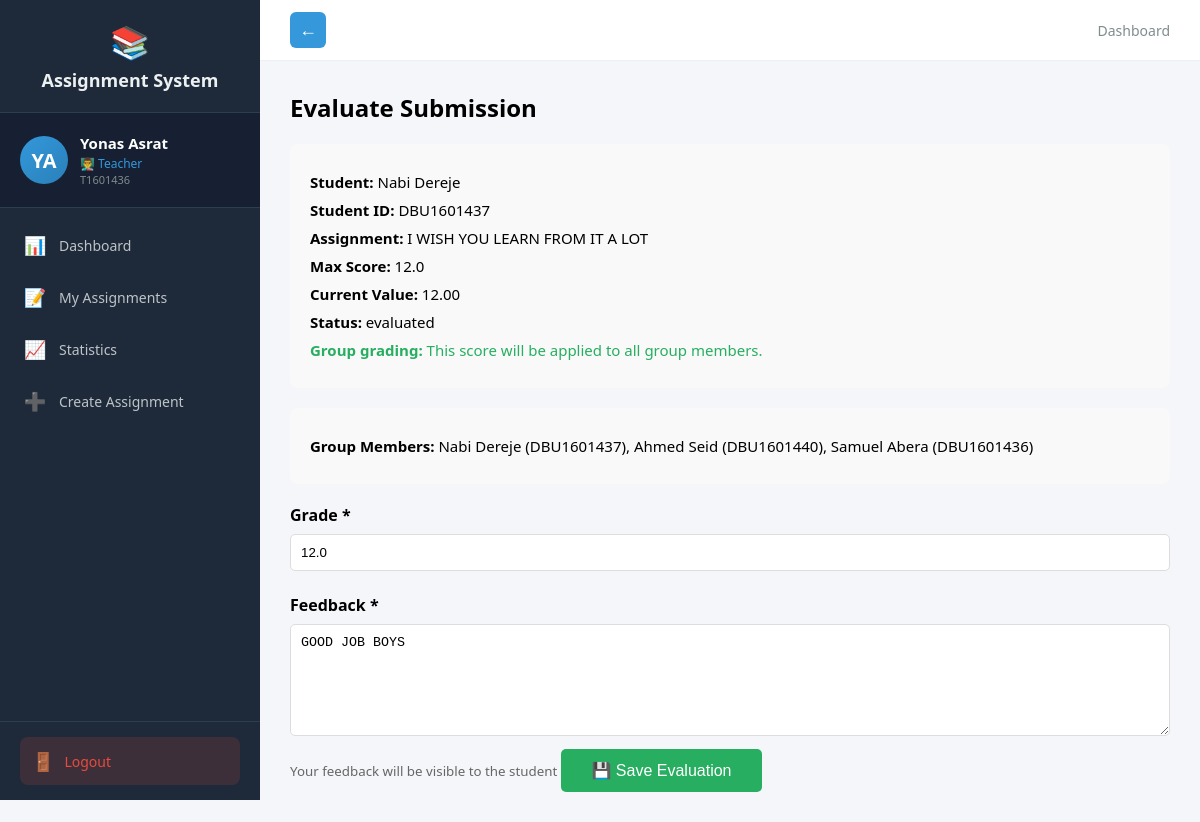
Screenshot of /teacher/evaluate/7c8d5e3f-bd5b-443d-88bb-a8721a9180bf (signed in) with the database file from the repository.
### tables this page shows
CREATE TABLE users (
            id TEXT PRIMARY KEY,
            user_id TEXT UNIQUE NOT NULL,
            first_name TEXT NOT NULL,
            last_name TEXT NOT NULL,
            email TEXT UNIQUE NOT NULL,
            password_hash TEXT NOT NULL,
            role TEXT NOT NULL,
            is_approved INTEGER DEFAULT 0,
            created_at TIMESTAMP DEFAULT CURRENT_TIMESTAMP,
            updated_at TIMESTAMP DEFAULT CURRENT_TIMESTAMP,
            node_id TEXT
        );

CREATE TABLE assignments (
            id TEXT PRIMARY KEY,
            title TEXT NOT NULL,
            description TEXT,
            teacher_id TEXT REFERENCES teachers(id),
            course_name TEXT NOT NULL,
            department TEXT NOT NULL,
            year INTEGER NOT NULL,
            deadline TIMESTAMP NOT NULL,
            late_submission INTEGER DEFAULT 0,
            penalty_per_day REAL DEFAULT 0.0,
            max_score REAL DEFAULT 100.0,
            is_group INTEGER DEFAULT 0,
            max_group_size INTEGER DEFAULT 1,
            teacher_comment TEXT,
            files TEXT,
            created_at TIMESTAMP DEFAULT CURRENT_TIMESTAMP,
            updated_at TIMESTAMP DEFAULT CURRENT_TIMESTAMP,
            node_id TEXT
        );

CREATE TABLE submissions (
            id TEXT PRIMARY KEY,
            assignment_id TEXT REFERENCES assignments(id),
            student_id TEXT REFERENCES students(id),
            files TEXT,
            student_comment TEXT,
            submitted_at TIMESTAMP DEFAULT CURRENT_TIMESTAMP,
            updated_at TIMESTAMP DEFAULT CURRENT_TIMESTAMP,
            grade REAL,
            feedback TEXT,
            evaluated_at TIMESTAMP,
            status TEXT DEFAULT 'submitted',
            complaint TEXT,
            complaint_status TEXT,
            group_id TEXT,
            node_id TEXT
        );

CREATE TABLE students (
            id TEXT PRIMARY KEY,
            user_id TEXT UNIQUE REFERENCES users(id),
            department TEXT NOT NULL,
            year INTEGER NOT NULL,
            updated_at TIMESTAMP DEFAULT CURRENT_TIMESTAMP,
            node_id TEXT
        );

### routes_teacher.py (the view, shortened to what this page needs)
@teacher_bp.route('/evaluate/<submission_id>', methods=['GET', 'POST'])
@login_required
def evaluate(submission_id):
    if current_user.role != 'teacher':
        return redirect(url_for('auth.login'))
    conn = get_db()
    cur = conn.cursor()
    cur.execute("""
         SELECT s.id, s.student_id, s.submitted_at, s.grade, s.feedback, s.status, s.group_id, s.files, s.student_comment,
             s.complaint, s.complaint_status,
               u.first_name, u.last_name, u.user_id, a.title, a.id as assignment_id, a.deadline, a.penalty_per_day, a.max_score
        FROM submissions s
        JOIN students st ON s.student_id = st.id
        JOIN users u ON st.user_id = u.id
        JOIN assignments a ON s.assignment_id = a.id
        WHERE s.id = ?
    """, (submission_id,))
    submission = cur.fetchone()
    from math import ceil
    current_value = None
    max_score = float(submission['max_score']) if submission['max_score'] is not None else 100.0
    try:
        submitted_at = datetime.strptime(submission['submitted_at'], '%Y-%m-%d %H:%M:%S') if submission['submitted_at'] else None
        deadline_dt = datetime.strptime(submission['deadline'], '%Y-%m-%d %H:%M:%S') if submission['deadline'] else None
    except Exception:
        submitted_at = None
        deadline_dt = None
    days_late = 0
    if submitted_at and deadline_dt and submitted_at > deadline_dt:
        seconds = (submitted_at - deadline_dt).total_seconds()
        days_late = int(ceil(seconds / 86400.0))
    if days_late > 0:
        cur.execute("SELECT id FROM allowed_late_submissions WHERE assignment_id=? AND student_id=?", (submission['assignment_id'], submission['student_id']))
        if cur.fetchone():
            days_late = 0
    penalty = float(submission['penalty_per_day']) if submission['penalty_per_day'] is not None else 0.0
    current_value = max(0.0, max_score * max(0.0, 1 - (penalty/100.0) * days_late))
    group_members = []
    if submission['group_id']:
        cur2 = conn.cursor()
        cur2.execute("""
            SELECT st.id, u.first_name, u.last_name, u.user_id
            FROM submissions s
            JOIN students st ON s.student_id = st.id
            JOIN users u ON st.user_id = u.id
            WHERE s.group_id = ?
        """, (submission['group_id'],))
        group_members = cur2.fetchall()
    conn.close()
    return render_template('teacher/evaluate.html', submission=submission, current_value=current_value, group_members=group_members)

### auth.py (called while the page is built)
def get_db():
    conn = sqlite3.connect('assignments.db')
    conn.row_factory = sqlite3.Row
    return conn

@login_manager.user_loader
def load_user(user_id):
    conn = get_db()
    cur = conn.cursor()
    cur.execute("SELECT id, user_id, first_name, last_name, email, role, is_approved FROM users WHERE id = ?", (user_id,))
    user = cur.fetchone()
    cur.close()
    conn.close()
    if user:
        from flask_login import UserMixin
        class User(UserMixin):
            pass
        u = User()
        u.id = user['id']
        u.user_id = user['user_id']
        u.first_name = user['first_name']
        u.last_name = user['last_name']
        u.email = user['email']
        u.role = user['role']
        u.is_approved = user['is_approved']
        return u
    return None

### routes_teacher.py (called while the page is built)
def get_db():
    conn = sqlite3.connect('assignments.db')
    conn.row_factory = sqlite3.Row
    return conn

### templates/teacher/evaluate.html (shortened to what this page needs)
{% extends "teacher_base.html" %}
{% block content %}
<h2>Evaluate Submission</h2>
<div class="details">
    <p><strong>Student:</strong> {{ submission['first_name'] }} {{ submission['last_name'] }}</p>
    <p><strong>Student ID:</strong> {{ submission['user_id'] }}</p>
    <p><strong>Assignment:</strong> {{ submission['title'] }}</p>
    <p><strong>Max Score:</strong> {{ submission['max_score'] if submission['max_score'] is not none else 100 }}</p>
    <p><strong>Current Value:</strong> {{ '%.2f'|format(current_value) if current_value is not none else (submission['max_score'] if submission['max_score'] is not none else 100) }}</p>
    <p><strong>Status:</strong> {{ submission['status'] }}</p>
    {% if group_members and group_members|length > 0 %}
    <p style="color:#27ae60;"><strong>Group grading:</strong> This score will be applied to all group members.</p>
    {% endif %}
</div>
{% if group_members and group_members|length > 0 %}
<div class="details" style="margin-top:10px;">
    <p><strong>Group Members:</strong>
        {% for m in group_members %}
            {{ m[1] }} {{ m[2] }} ({{ m[3] }}){% if not loop.last %}, {% endif %}
        {% endfor %}
    </p>
</div>
{% endif %}
<form method="POST">
    <label>Grade *</label>
    <input type="number" name="grade" value="{{ submission['grade'] if submission['grade'] is not none else '' }}" min="0" max="{{ '%.2f'|format(current_value) if current_value is not none else (submission['max_score'] if submission['max_score'] is not none else 100) }}" step="0.5" required>
    <label>Feedback *</label>
    <textarea name="feedback" rows="6" required>{{ submission['feedback'] if submission['feedback'] else '' }}</textarea>
    <small style="color:#666;">Your feedback will be visible to the student</small>
    <button type="submit">💾 Save Evaluation</button>
</form>
{% endblock %}

### templates/teacher_base.html (shortened to what this page needs)
<!DOCTYPE html>
<html>
<head>
</head>
<body>
    <div class="layout">
        <div class="sidebar" id="sidebar">
            <div class="logo">
                <span class="icon">📚</span>
                Assignment System
            </div>
            <div class="profile-card">
                <div class="avatar">{{ current_user.first_name[0] }}{{ current_user.last_name[0] }}</div>
                <div class="info">
                    <div class="name">{{ current_user.first_name }} {{ current_user.last_name }}</div>
                    <div class="role">👨‍🏫 Teacher</div>
                    <div class="id-text">{{ current_user.user_id }}</div>
                </div>
            </div>
            <nav>
                <a href="/teacher/dashboard" class="{{ 'active' if request.path == '/teacher/dashboard' }}" onclick="closeSidebar()">
                    <span class="icon">📊</span> Dashboard
                </a>
                <a href="/teacher/dashboard#assignments" onclick="closeSidebar()">
                    <span class="icon">📝</span> My Assignments
                </a>
                <a href="/teacher/dashboard#statistics" onclick="closeSidebar()">
                    <span class="icon">📈</span> Statistics
                </a>
                <a href="/teacher/create-assignment" class="{{ 'active' if request.path == '/teacher/create-assignment' }}" onclick="closeSidebar()">
                    <span class="icon">➕</span> Create Assignment
                </a>
            </nav>
            <div class="sidebar-footer">
                <a href="/logout" class="logout-btn">
                    <span class="icon">🚪</span> Logout
                </a>
            </div>
        </div>
        <div class="main">
            <div class="topbar">
                {% if request.path != '/teacher/dashboard' %}
                <button id="back-btn" class="back-btn" onclick="goBack()"><span class="back-icon">←</span></button>
                {% endif %}
                <div class="breadcrumb">
                    {% block page_title %}Dashboard{% endblock %}
                </div>
            </div>
            <div class="content">
                {% block content %}{% endblock %}
            </div>
        </div>
    </div>
</body>
</html>

### templates/teacher_base.html (style rules this page uses)
* { margin: 0; padding: 0; box-sizing: border-box; }
body { font-family: 'Segoe UI', Arial, sans-serif; background: #f5f6fa; }
.layout { display: flex; min-height: 100vh; }
.sidebar { width: 260px; background: #1e2a3a; color: #ecf0f1; padding: 0; position: fixed; height: 100vh; overflow-y: auto; z-index: 100; transition: transform 0.3s; display: flex; flex-direction: column; }
.sidebar .logo { padding: 20px; font-size: 18px; font-weight: bold; text-align: center; border-bottom: 1px solid #2c3e50; }
.sidebar .logo .icon { font-size: 32px; display: block; margin-bottom: 5px; }
.sidebar .profile-card { padding: 20px; border-bottom: 1px solid #2c3e50; display: flex; align-items: center; gap: 12px; background: #162032; }
.sidebar .profile-card .avatar { width: 48px; height: 48px; border-radius: 50%; background: linear-gradient(135deg, #3498db, #2980b9); color: white; display: flex; align-items: center; justify-content: center; font-weight: bold; font-size: 20px; flex-shrink: 0; }
.sidebar .profile-card .info { overflow: hidden; }
.sidebar .profile-card .info .name { font-weight: 600; font-size: 15px; color: white; white-space: nowrap; overflow: hidden; text-overflow: ellipsis; }
.sidebar .profile-card .info .role { font-size: 12px; color: #3498db; margin-top: 2px; }
.sidebar .profile-card .info .id-text { font-size: 11px; color: #7f8c8d; }
.sidebar nav { flex: 1; padding: 10px 0; }
.sidebar nav a { display: flex; align-items: center; padding: 13px 20px; color: #bdc3c7; text-decoration: none; font-size: 14px; border-left: 3px solid transparent; cursor: pointer; transition: all 0.2s; margin: 2px 0; }
.sidebar nav a .icon { margin-right: 12px; font-size: 18px; width: 24px; text-align: center; }
.sidebar .sidebar-footer { padding: 15px 20px; border-top: 1px solid #2c3e50; }
.sidebar .sidebar-footer .logout-btn { display: flex; align-items: center; gap: 10px; padding: 12px; background: rgba(231,76,60,0.15); color: #e74c3c; text-decoration: none; border-radius: 8px; font-size: 14px; font-weight: 500; transition: all 0.2s; }
.sidebar .sidebar-footer .logout-btn .icon { font-size: 18px; }
.main { margin-left: 260px; flex: 1; width: calc(100% - 260px); }
.topbar { background: white; padding: 12px 30px; display: flex; justify-content: space-between; align-items: center; border-bottom: 1px solid #ecf0f1; }
.back-btn { background: #3498db; color: white; border: none; padding: 6px 10px; border-radius: 6px; cursor: pointer; font-size: 16px; margin-right: 12px; display: inline-flex; align-items: center; justify-content: center; width:36px; height:36px; }
.back-btn .back-icon { font-weight: 700; font-size: 18px; line-height: 1; }
.topbar .breadcrumb { color: #7f8c8d; font-size: 14px; }
.content { padding: 30px; }

### templates/teacher/evaluate.html (style rules this page uses)
.details { background: #f9f9f9; padding: 20px; border-radius: 8px; margin: 20px 0; }
.details p { margin: 8px 0; font-size: 15px; }
label { font-weight: bold; display: block; margin-top: 15px; }
input, textarea { width: 100%; padding: 10px; margin: 8px 0; border: 1px solid #ddd; border-radius: 5px; }
button { padding: 12px 30px; background: #27ae60; color: white; border: none; border-radius: 5px; cursor: pointer; font-size: 16px; }

### rows the page displays
users: first_name "Y", last_name "A", first_name "Yonas", last_name "Asrat", user_id "T1601436"
users: first_name "Nabi", last_name "Dereje", user_id "DBU1601437"
assignments: title "I WISH YOU LEARN FROM IT A LOT", max_score "12.0"
submissions: status "evaluated", grade "12.0", feedback "GOOD JOB BOYS"
students: first_name "Nabi", last_name "Dereje", user_id "DBU1601437"
students: first_name "Ahmed", last_name "Seid", user_id "DBU1601440"
students: first_name "Samuel", last_name "Abera", user_id "DBU1601436"
